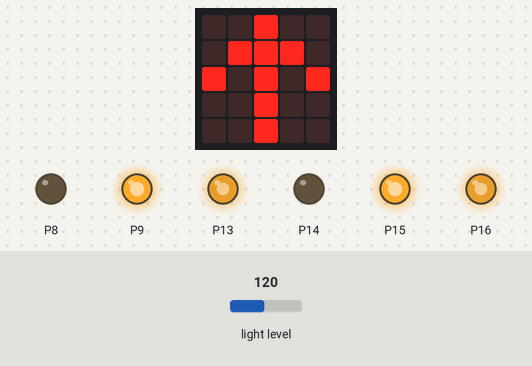
Simulated run of this program. Board: BBC micro:bit (MakeCode). Parts: the board's 5×5 LED display, output pins drawn as LEDs (lit = HIGH). Dashed ring = blinking. The inputs (shaded band) are chosen by the test bench; at power-on: light level 120.

Above: at 1.2 s.
1.3 s: light level set to 102
2.8 s: light level set to 95
At 3.95 s:
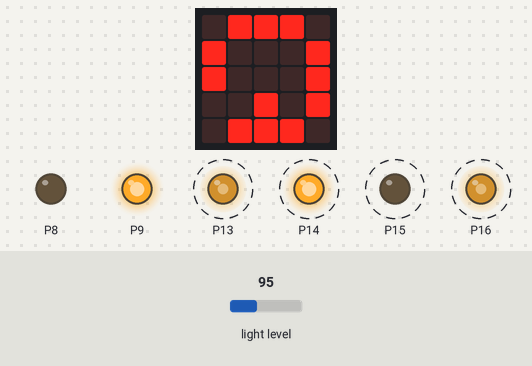
5.8 s: light level set to 128
At 6.5 s:
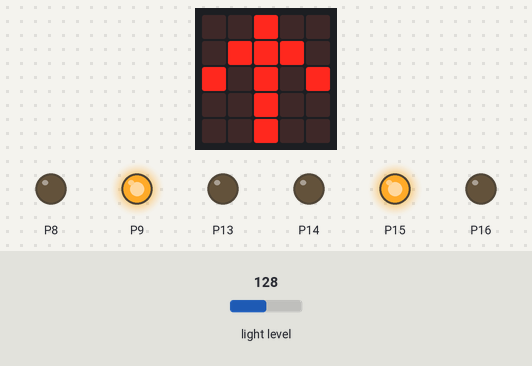
8.1 s: light level set to 5
At 8.17 s:
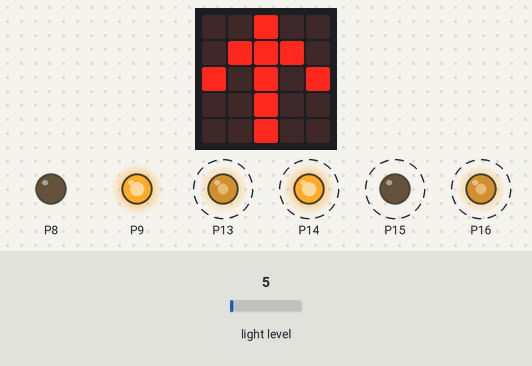
11.1 s: light level set to 191
At 13.3 s:
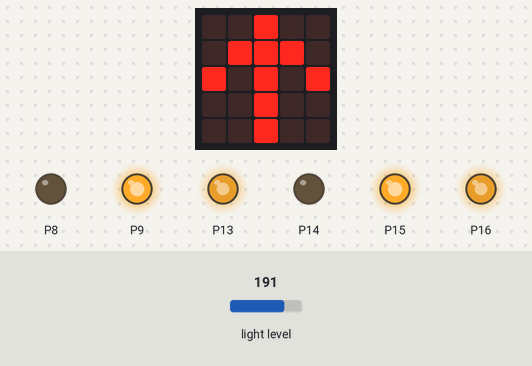
Timing chart, 0 to 14.4 s (numbered marks = the images above; inputs shaded):
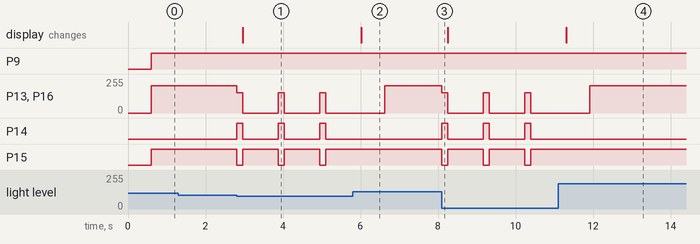

Measured:
- the behaviour switches between 100 and 99 on light level (found by bisection; images 0 and 1)
- after the input at 1.3 s, every drawn part: stays the same
- after the input at 2.8 s, P13, P16: alternates 153/255 for 0.15 s and 0/255 for 0.92 s, starting at once; P14: alternates HIGH for 0.15 s and LOW for 0.92 s, starting at once; P15: alternates HIGH for 0.92 s and LOW for 0.15 s, starting at once; the display: changes after 0.16 s (image 1)
- after the input at 5.8 s, P14: stops changing and stays LOW; P15: stops changing and stays HIGH; the display: changes after 0.22 s (image 2)
- after the input at 8.1 s, P13, P16: alternates 153/255 for 0.15 s and 0/255 for 0.92 s, starting at once; P14: alternates HIGH for 0.15 s and LOW for 0.92 s, starting at once; P15: alternates HIGH for 0.92 s and LOW for 0.15 s, starting at once
- after the input at 11.1 s, P14: stops changing and stays LOW; P15: stops changing and stays HIGH; the display: changes after 0.21 s (image 4)

The program:

main.ts
```typescript
let 動く右 = 0
let 動く左 = 0
let P13_PWM = 0
let P16_PWM = 0
let 矢印前 = 0
// タイヤの回転は、0～100% の範囲で設定します
// +が前に進む、-が後に進む
function 動く (右タイヤ: number, 左タイヤ: number) {
    if (右タイヤ >= 0) {
        pins.digitalWritePin(DigitalPin.P8, 0)
        pins.digitalWritePin(DigitalPin.P9, 1)
        動く右 = 右タイヤ
    } else {
        pins.digitalWritePin(DigitalPin.P8, 1)
        pins.digitalWritePin(DigitalPin.P9, 0)
        動く右 = 0 - 右タイヤ
    }
    if (左タイヤ >= 0) {
        pins.digitalWritePin(DigitalPin.P14, 0)
        pins.digitalWritePin(DigitalPin.P15, 1)
        動く左 = 左タイヤ
    } else {
        pins.digitalWritePin(DigitalPin.P14, 1)
        pins.digitalWritePin(DigitalPin.P15, 0)
        動く左 = 0 - 左タイヤ
    }
    P13_PWM = 1023 * (動く左 / 100)
    if (P13_PWM > 1023) {
        P13_PWM = 1023
    }
    P16_PWM = 1023 * (動く右 / 100)
    if (P16_PWM > 1023) {
        P16_PWM = 1023
    }
    pins.analogWritePin(AnalogPin.P13, P13_PWM)
    pins.analogWritePin(AnalogPin.P16, P16_PWM)
}
basic.forever(function () {
    if (input.lightLevel() >= 100) {
        if (矢印前 == 0) {
            矢印前 = 1
            basic.showArrow(ArrowNames.North)
        }
        動く(80, 80)
    } else {
        動く(60, -60)
        basic.pause(150)
        動く(0, 0)
        basic.showLeds(`
            . # # # .
            # . . . #
            # . . . #
            . . # . #
            . # # # .
            `)
        矢印前 = 0
        basic.pause(500)
    }
})
```

test.ts
```typescript
// テストはここに来ます。このパッケージが拡張機能として使用されるときにはコンパイルされません。
```
